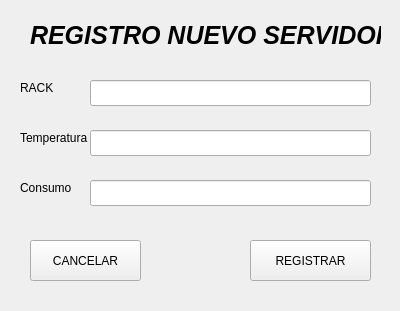
<?xml version="1.0" encoding="UTF-8"?>
<ui version="4.0">
 <class>Form</class>
 <widget class="QWidget" name="Form">
  <property name="geometry">
   <rect>
    <x>0</x>
    <y>0</y>
    <width>400</width>
    <height>311</height>
   </rect>
  </property>
  <property name="font">
   <font>
    <italic>false</italic>
    <bold>false</bold>
   </font>
  </property>
  <property name="windowTitle">
   <string>Form</string>
  </property>
  <widget class="QLabel" name="label">
   <property name="geometry">
    <rect>
     <x>30</x>
     <y>10</y>
     <width>351</width>
     <height>51</height>
    </rect>
   </property>
   <property name="font">
    <font>
     <pointsize>19</pointsize>
     <italic>true</italic>
     <bold>true</bold>
    </font>
   </property>
   <property name="text">
    <string>REGISTRO NUEVO SERVIDOR</string>
   </property>
  </widget>
  <widget class="QLabel" name="label_2">
   <property name="geometry">
    <rect>
     <x>20</x>
     <y>80</y>
     <width>49</width>
     <height>16</height>
    </rect>
   </property>
   <property name="text">
    <string>RACK</string>
   </property>
  </widget>
  <widget class="QLabel" name="label_3">
   <property name="geometry">
    <rect>
     <x>20</x>
     <y>130</y>
     <width>71</width>
     <height>16</height>
    </rect>
   </property>
   <property name="text">
    <string>Temperatura</string>
   </property>
  </widget>
  <widget class="QLabel" name="label_4">
   <property name="geometry">
    <rect>
     <x>20</x>
     <y>180</y>
     <width>61</width>
     <height>16</height>
    </rect>
   </property>
   <property name="text">
    <string>Consumo</string>
   </property>
  </widget>
  <widget class="QLineEdit" name="ln_rack">
   <property name="geometry">
    <rect>
     <x>90</x>
     <y>80</y>
     <width>281</width>
     <height>26</height>
    </rect>
   </property>
  </widget>
  <widget class="QLineEdit" name="ln_temperatura">
   <property name="geometry">
    <rect>
     <x>90</x>
     <y>130</y>
     <width>281</width>
     <height>26</height>
    </rect>
   </property>
  </widget>
  <widget class="QLineEdit" name="ln_consumo">
   <property name="geometry">
    <rect>
     <x>90</x>
     <y>180</y>
     <width>281</width>
     <height>26</height>
    </rect>
   </property>
  </widget>
  <widget class="QPushButton" name="btn_cancelar">
   <property name="geometry">
    <rect>
     <x>30</x>
     <y>240</y>
     <width>111</width>
     <height>41</height>
    </rect>
   </property>
   <property name="text">
    <string>CANCELAR</string>
   </property>
  </widget>
  <widget class="QPushButton" name="btn_registrar">
   <property name="geometry">
    <rect>
     <x>250</x>
     <y>240</y>
     <width>121</width>
     <height>41</height>
    </rect>
   </property>
   <property name="text">
    <string>REGISTRAR</string>
   </property>
  </widget>
 </widget>
 <resources/>
 <connections/>
</ui>
